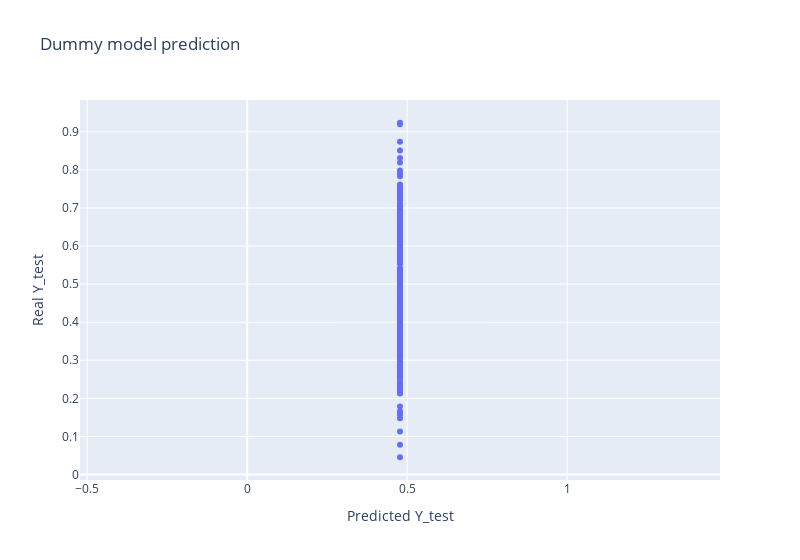

Notebook code for this chart:
### Code cell
import plotly.express as px
fig = px.scatter(y=Y_test, x=dummy.predict(X_test), title='Dummy model prediction', width=800)
fig.update_xaxes(title= 'Predicted Y_test')
fig.update_yaxes(title= 'Real Y_test')
fig.show()

### Figure 1 — Plotly figure (JSON) as saved in the notebook; plotly's stock layout.template omitted (floating-point values rounded to 4 significant figures; data arrays with more than 128 entries replaced by an {"elided": "..."} marker saying what was removed)
{"data": [{"hovertemplate": "x=%{x}<br>y=%{y}<extra></extra>", "legendgroup": "", "marker": {"color": "#636efa", "symbol": "circle"}, "mode": "markers", "name": "", "orientation": "v", "showlegend": false, "type": "scatter", "x": {"elided": "365 float values"}, "xaxis": "x", "y": {"elided": "365 float values"}, "yaxis": "y"}], "layout": {"legend": {"tracegroupgap": 0}, "title": {"text": "Dummy model prediction"}, "width": 800, "xaxis": {"anchor": "y", "domain": [0.0, 1.0], "title": {"text": "Predicted Y_test"}}, "yaxis": {"anchor": "x", "domain": [0.0, 1.0], "title": {"text": "Real Y_test"}}}}
